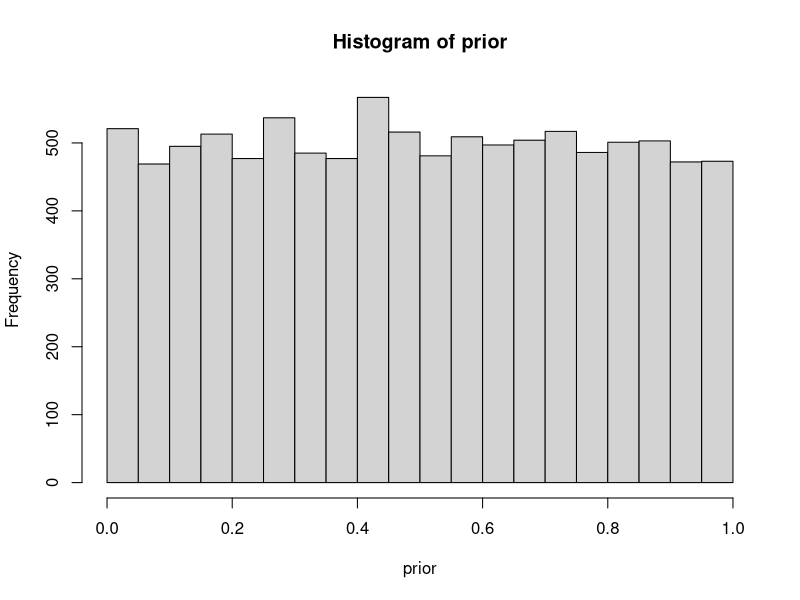
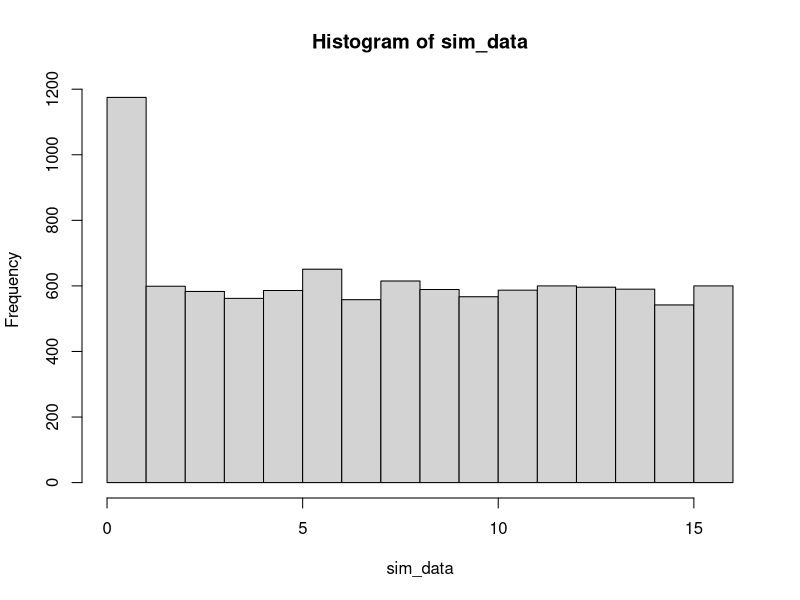
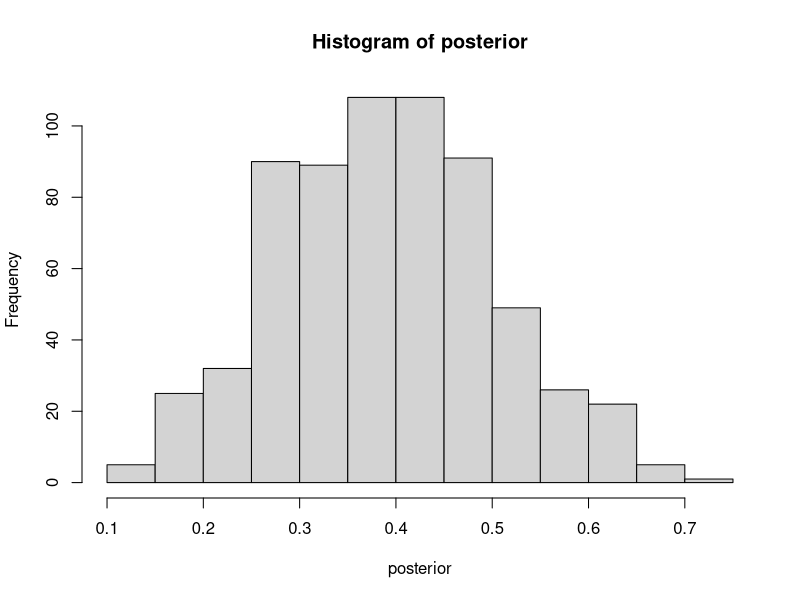
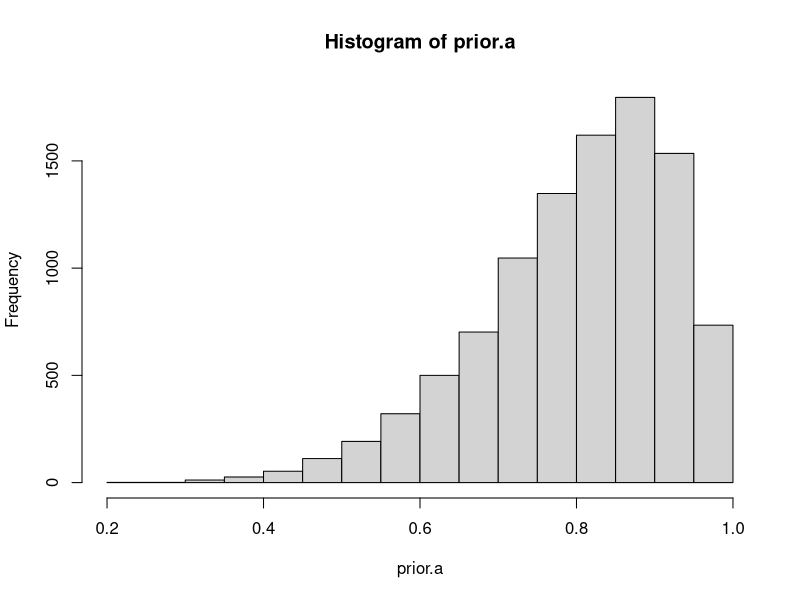
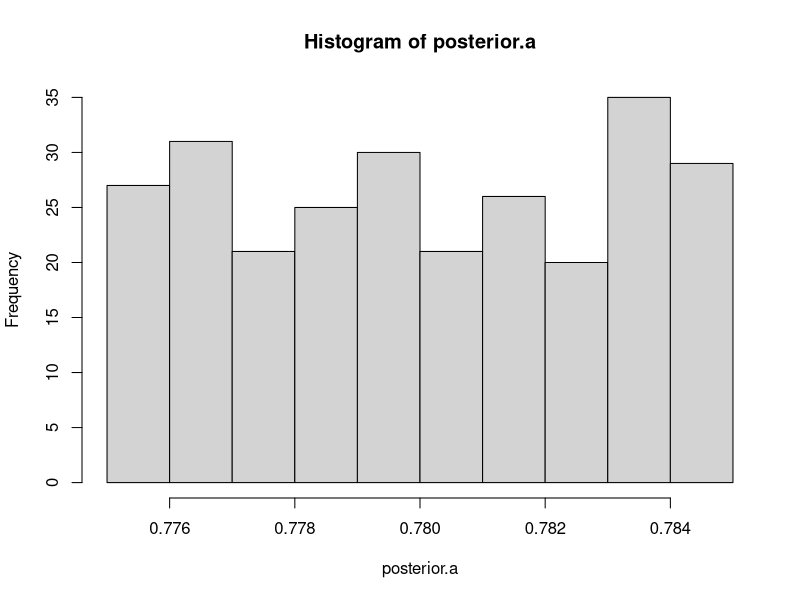

The R source for these figures, in order:
## ---- chunk 1
set.seed(123)
n_draws <- 10000 #Create 10,000 draws

prior <- runif(n_draws, min = 0, max = 1) #r means random and unif is uniform
hist(prior)
## ---- chunk 2
sim_data <- rbinom(n_draws, 16, prior)
hist(sim_data)
## ---- chunk 3
posterior <- prior[sim_data == 6]
hist(posterior)

print(quantile(posterior,c(.025,.5,.975)))

## ---- chunk 4
n_draws.a <- 10000
prior.a <- rbeta(n_draws, 8, 2)
hist(prior.a)
## ---- chunk 5
posterior.a <- prior.a[round(prior.a,2) == .78] #

hist(posterior.a)
